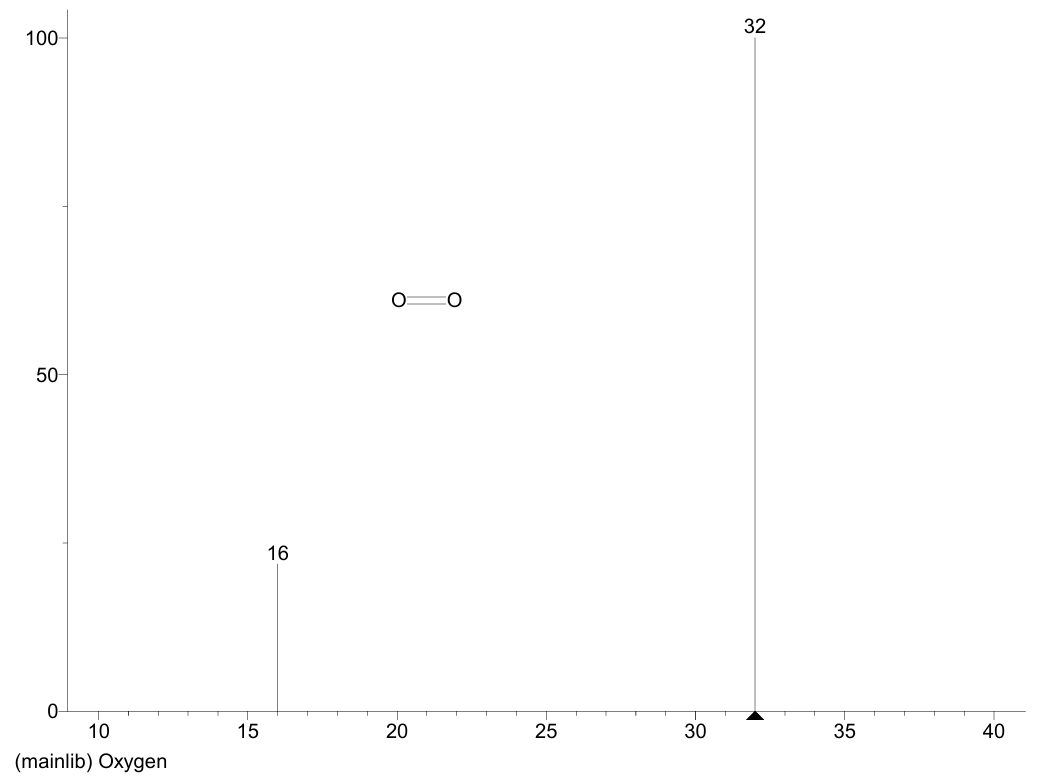
#> input picture Images/O2.png, 1043 x 783 px
$ python simple.py
#> lines starting #> are read from the running program, lines starting #| are printed output that depends on the picture; after the words box and inside, x2 and y2 are one past the last pixel; in counts of white or black regions, pixels touching at a corner belong together
#for simple element

import cv2
import pytesseract
import numpy as np
import matplotlib.pyplot as plt
pytesseract.pytesseract.tesseract_cmd = r"C:\Program Files\Tesseract-OCR\tesseract.exe"


# === Load and Resize the Image ===
image_path = "Images/O2.png"  # 🔁 Change this path
image = cv2.imread(image_path)
#> image is the input picture: shape (783, 1043, 3); min 0, max 255, mean 253.9
gray = cv2.cvtColor(image, cv2.COLOR_BGR2GRAY)
resized = cv2.resize(gray, None, fx=2.5, fy=2.5, interpolation=cv2.INTER_LINEAR)

# === Canny Edge Detection and Hough Line Detection ===
edges = cv2.Canny(resized, 50, 150)
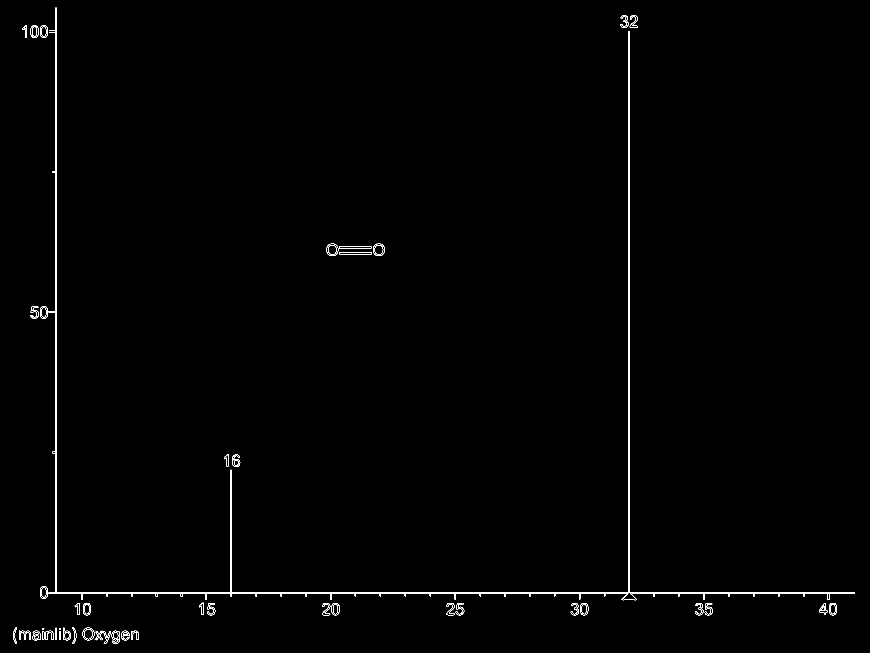
#> edges: shape (1958, 2608) (shown at 1/3 size); 0.41% white in thin lines or dots
lines = cv2.HoughLinesP(edges, 1, np.pi / 180, threshold=200, minLineLength=100, maxLineGap=10)
#> lines = [[139, 1780, 2562, 1780], [139, 1777, 2564, 1777], [167, 1779, 167, 22], [1884, 1779, 1884, 97], [170, 1779, 170, 26], [1889, 1775, 1889, 93], [692, 1789, 692, 1409], [695, 1787, 695, 1411]]

x_axis_y = None
y_axis_x = None

# === Detect Horizontal (X-axis) and Vertical (Y-axis) Lines ===
if lines is not None:
    for line in lines:
        x1, y1, x2, y2 = line[0]
        if abs(y1 - y2) < 10:  # Horizontal line (X-axis)
            if x_axis_y is None or y1 > x_axis_y:
                x_axis_y = y1
        elif abs(x1 - x2) < 10:  # Vertical line (Y-axis)
            if y_axis_x is None or x1 < y_axis_x:
                y_axis_x = x1
#> this loop made 8 passes
#> (x1, y1, x2, y2, x_axis_y) on pass 1: (139, 1780, 2562, 1780, 1780)
#> (x1, y1, x2, y2, y_axis_x) on pass 3: (167, 1779, 167, 22, 167)
#> after the loop, x_axis_y = 1780; y_axis_x = 167

# === Fallback Defaults if Axis Not Found ===
h, w = resized.shape
#> h = 1958; w = 2608
if x_axis_y is None:
    x_axis_y = int(h * 0.9)
if y_axis_x is None:
    y_axis_x = int(w * 0.1)

# === Crop ONLY Inside the Axes ===
cropped = resized[0:x_axis_y, y_axis_x:]
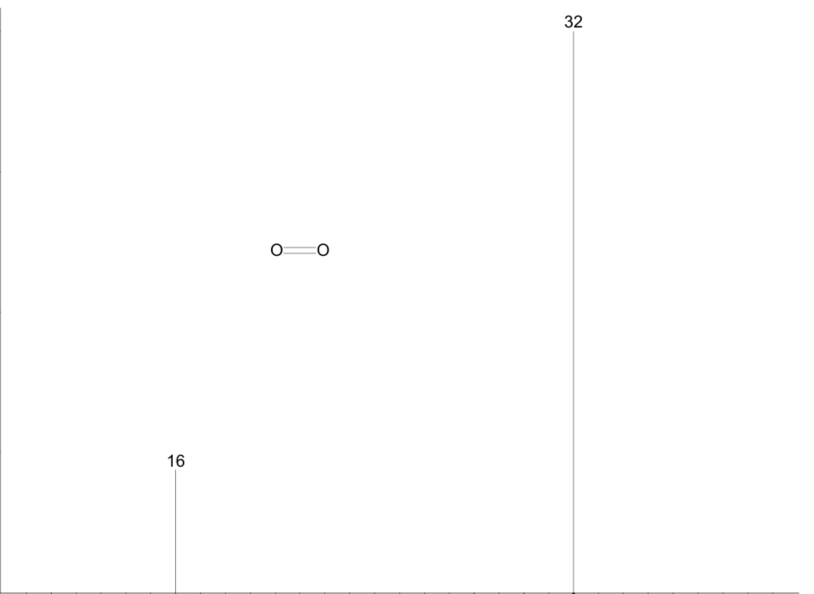
#> cropped: shape (1780, 2441) (shown at 1/3 size); min 0, max 255, mean 254.4

# === OCR on the Cropped Region ===
custom_config = r'--oem 3 --psm 6'
#> (the run stopped early here; a loop or call above may not have finished)

$ run again, with Images/1.png copied over Images/O2.png
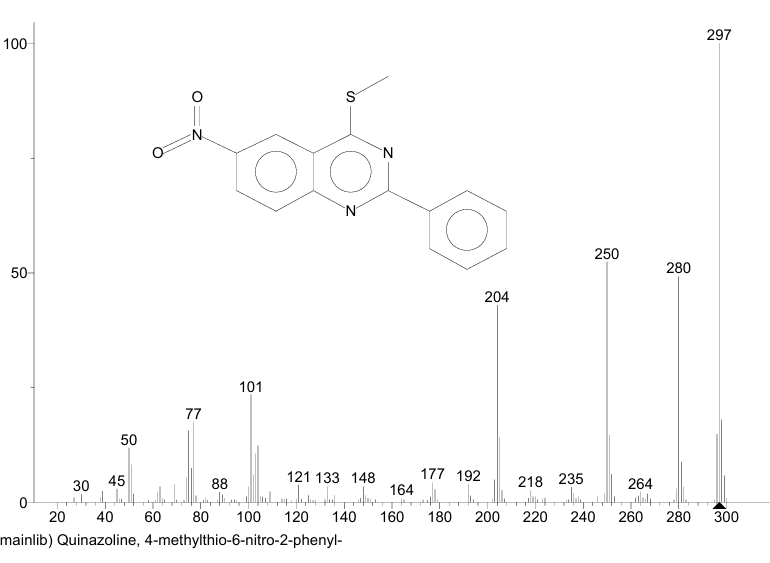
#> input picture Images/1.png, 770 x 563 px
#> image is the input picture: shape (563, 770, 3); min 0, max 255, mean 251.2
#> `edges = cv2.Canny(resized, 50, 150)`:
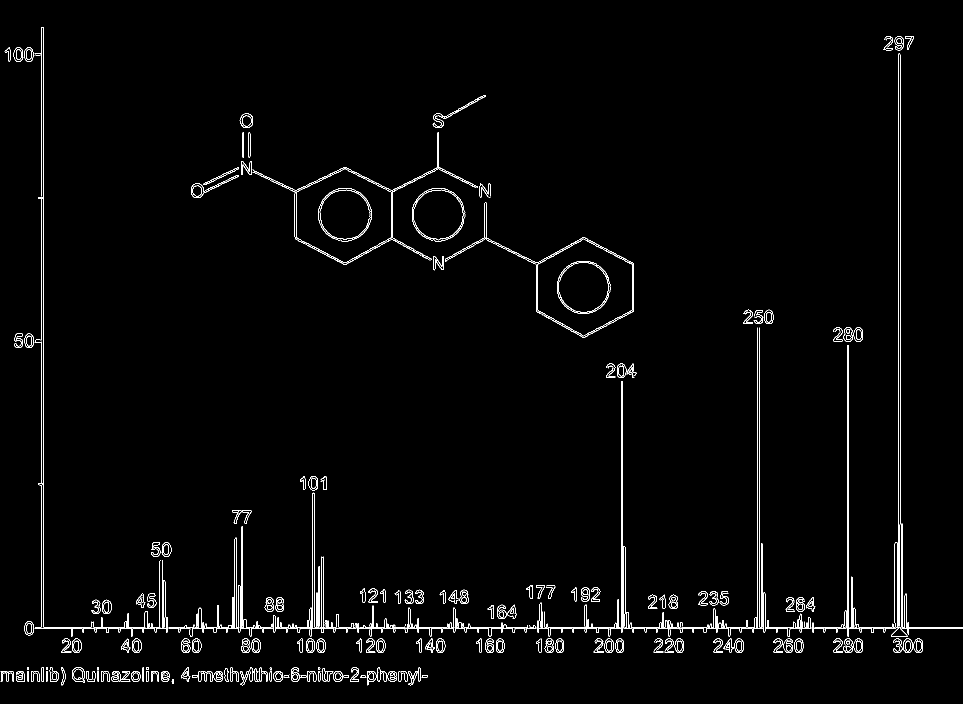
#> edges: shape (1408, 1925) (shown at 1/2 size); 1.8% white in thin lines or dots
#> lines = 32 rows, first 6: [49, 1257, 1924, 1257], [87, 1254, 87, 55], [49, 1254, 1924, 1254], [1797, 1256, 1797, 72], [82, 1253, 82, 55], [1800, 1048, 1800, 72]
#> the loop `for line in lines:` made 32 passes
#> (x1, y1, x2, y2, x_axis_y) on passes 1, 14: (49, 1257, 1924, 1257, 1257), (150, 1362, 347, 1362, 1362)
#> after the loop `for line in lines:`: x_axis_y = 1362; y_axis_x = 82
#> `cropped = resized[0:x_axis_y, y_axis_x:]`:
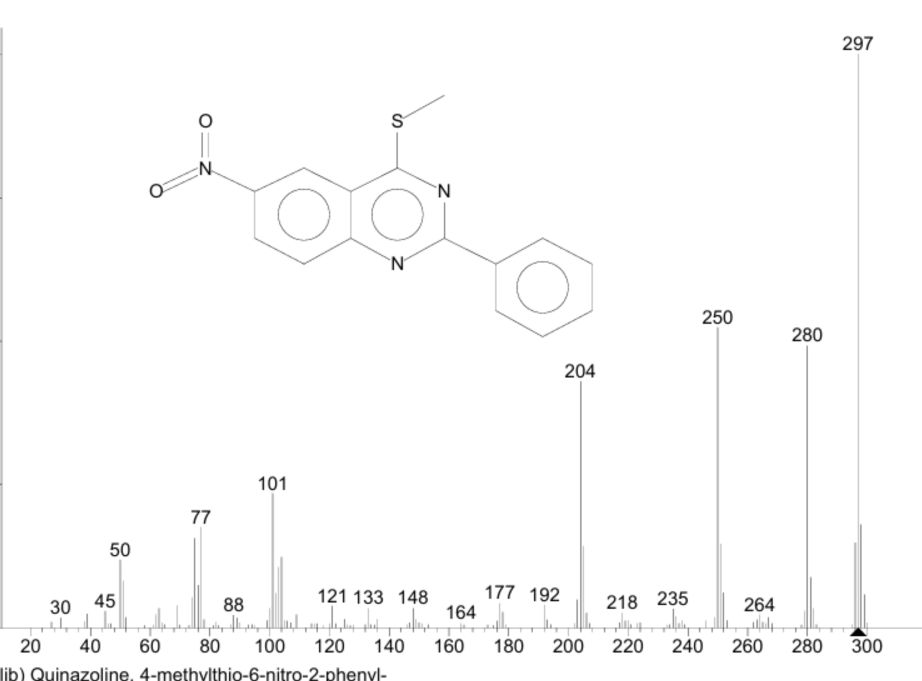
#> cropped: shape (1362, 1843) (shown at 1/2 size); min 0, max 255, mean 251.1

$ run again, with Images/10.png copied over Images/O2.png
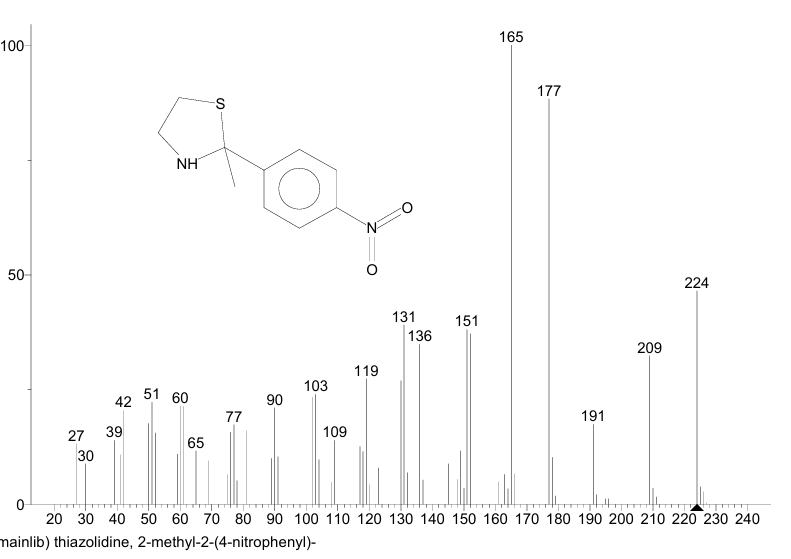
#> input picture Images/10.png, 791 x 559 px
#> image is the input picture: shape (559, 791, 3); min 0, max 255, mean 250.6
#> `edges = cv2.Canny(resized, 50, 150)`:
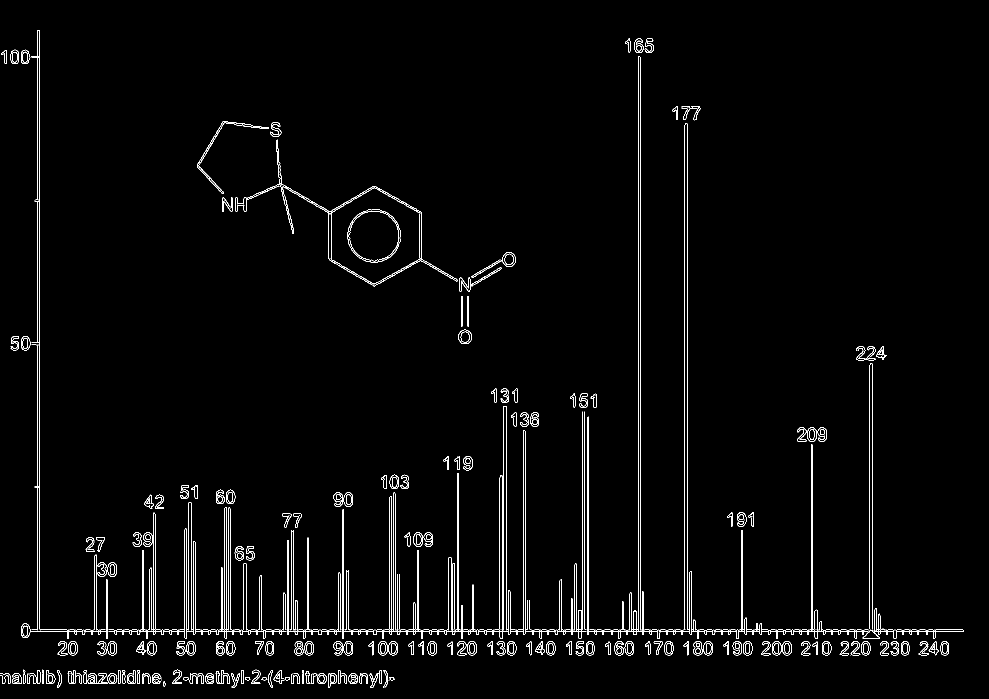
#> edges: shape (1398, 1978) (shown at 1/2 size); 2% white in thin lines or dots
#> lines = 61 rows, first 6: [42, 1262, 1927, 1262], [42, 1259, 1925, 1259], [74, 1260, 74, 65], [1280, 1260, 1280, 77], [79, 1257, 79, 60], [1277, 1261, 1277, 102]
#> the loop `for line in lines:` made 61 passes
#> (x1, y1, x2, y2, x_axis_y) on passes 1, 24: (42, 1262, 1927, 1262, 1262), (5, 1367, 105, 1367, 1367)
#> after the loop `for line in lines:`: x_axis_y = 1367; y_axis_x = 74
#> `cropped = resized[0:x_axis_y, y_axis_x:]`:
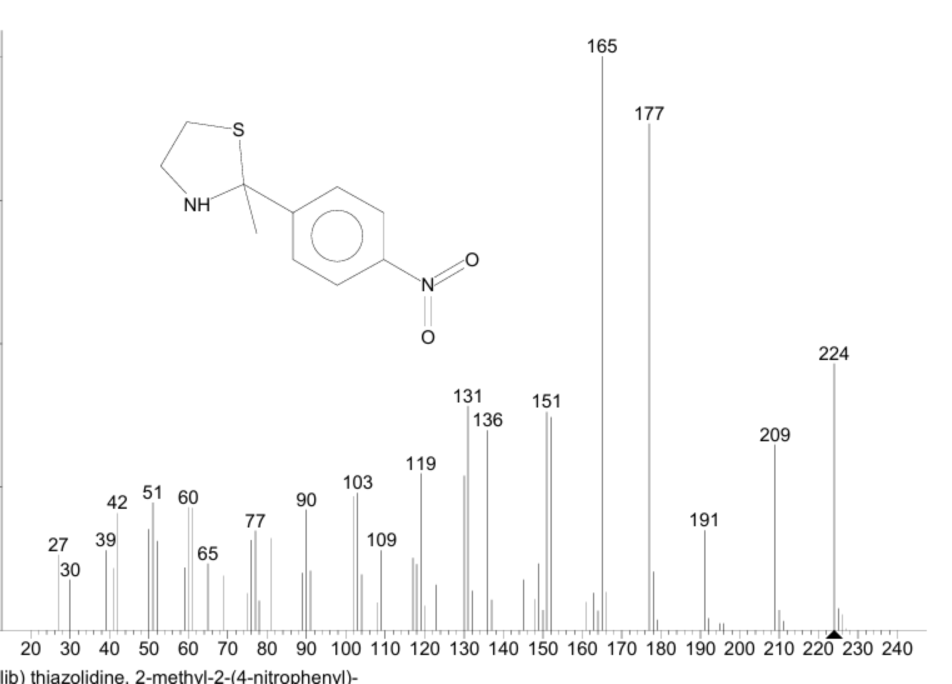
#> cropped: shape (1367, 1904) (shown at 1/2 size); min 0, max 255, mean 250.5

$ run again, with Images/11.png copied over Images/O2.png
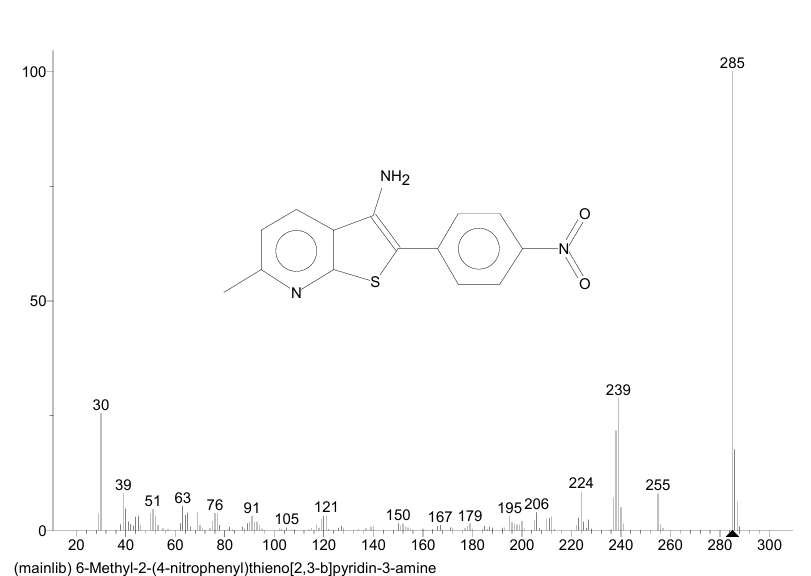
#> input picture Images/11.png, 811 x 576 px
#> image is the input picture: shape (576, 811, 3); min 0, max 255, mean 251.6
#> `edges = cv2.Canny(resized, 50, 150)`:
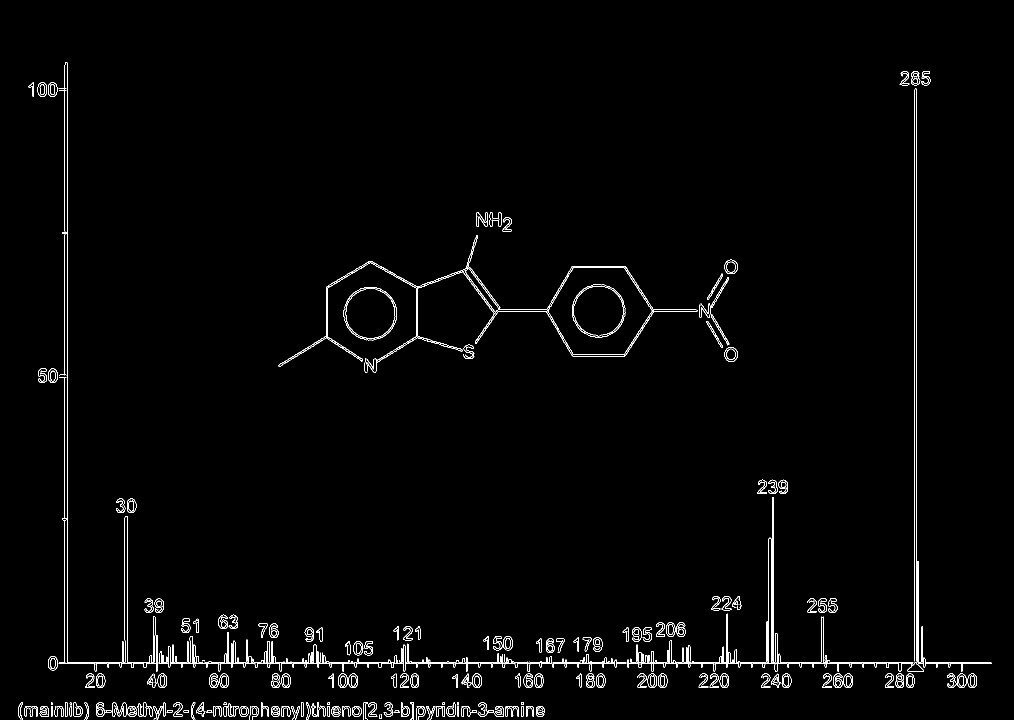
#> edges: shape (1440, 2028) (shown at 1/2 size); 1.5% white in thin lines or dots, all inside (x1, y1, x2, y2) = (37, 125, 1983, 1440)
#> lines = 39 rows, first 6: [97, 1327, 1982, 1327], [97, 1324, 1980, 1324], [1829, 1326, 1829, 142], [134, 1322, 134, 125], [129, 1325, 129, 130], [1832, 1326, 1832, 142]
#> the loop `for line in lines:` made 39 passes
#> (x1, y1, x2, y2, y_axis_x) on passes 3 to 5: (1829, 1326, 1829, 142, 1829), (134, 1322, 134, 125, 134), (129, 1325, 129, 130, 129)
#> after the loop `for line in lines:`: x_axis_y = 1432; y_axis_x = 129
#> `cropped = resized[0:x_axis_y, y_axis_x:]`:
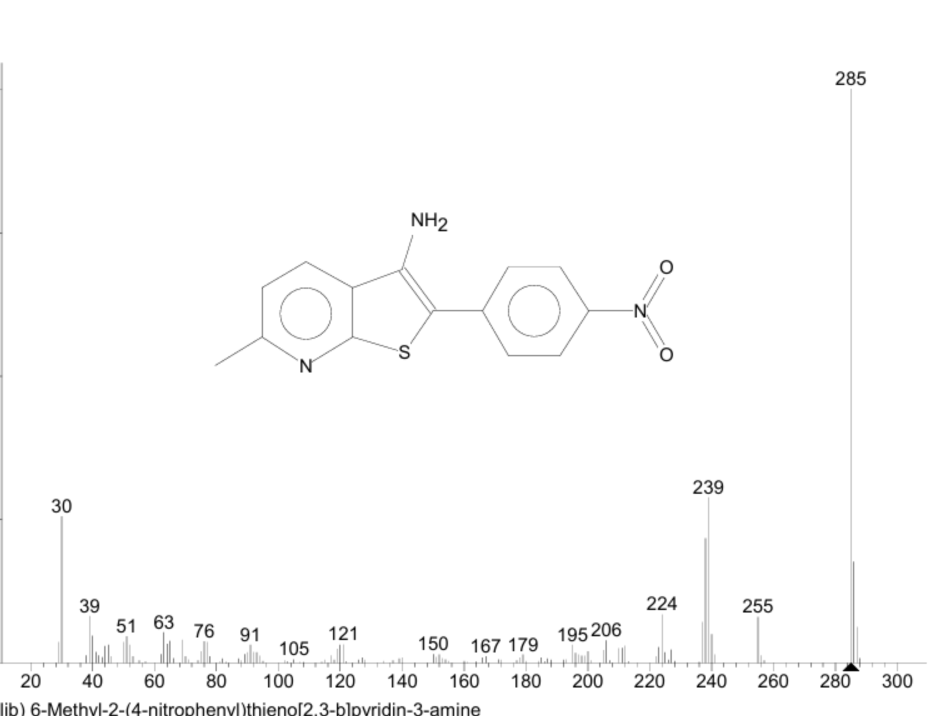
#> cropped: shape (1432, 1899) (shown at 1/2 size); min 0, max 255, mean 251.6
